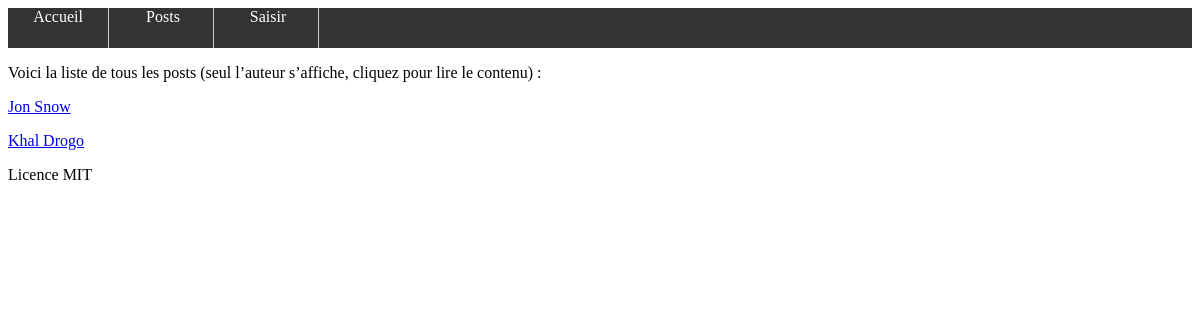
/controllers/main.ctrl.php?controller=posts&action=index, run on an earlier commit of the app's database.
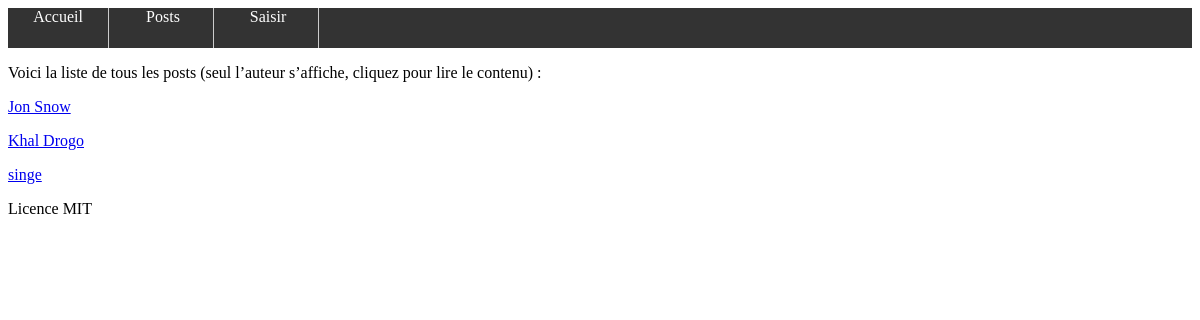
And on a later commit of the database.
### tables this page shows
CREATE TABLE posts (id INTEGER PRIMARY KEY AUTOINCREMENT, author VARCHAR(255), content TEXT);

### controllers/main.ctrl.php (called while the page is built, shortened)
<?php
  $config = parse_ini_file("../config/config.ini");
require_once('../views/layout.php');
?>

### controllers/routes.php (called while the page is built, shortened)
<?php
function call(string $controller, string $action) {
    if ($controller === 'posts') {
        require_once('../models/post.php');
    }
    actor($action);
}
call($controller, $action);
?>

### models/post.php (called while the page is built, shortened)
<?php
class Post {
  public function __construct($author, $content, $id=NULL) {
    $this->author = $author;
    $this->id = $id;
  }
  public static function all(): array {
    $list = [];
    $db = Db::getInstance();
    $req = $db->query('SELECT * FROM posts');
    foreach ($req->fetchAll() as $post) {
      $list[] = new Post($post['author'], $post['content'], $post['id']);
    }
    return $list;
  }
}
?>

### views/posts/index.php (the view)
<p>Voici la liste de tous les posts (seul l’auteur s’affiche, cliquez pour lire le contenu) :</p>
<?php
foreach ($posts as $post) {
    echo "<p>";
    echo "<a href='?controller=posts&action=show&id=$post->id'>$post->author</a>";
    echo "</p>";
}
?>

### views/layout.php
<DOCTYPE html>
    <html>
        <head>
          <link rel="stylesheet" href="../views/css/menu.css">
        </head>
        <body>
            <header>
              <nav>
                <ul>
                  <li><a href='../controllers/main.ctrl.php'>Accueil</a></li>
                  <li><a href='?controller=posts&action=index'>Posts</a></li>
                  <li><a href='?controller=pages&action=write'>Saisir</a></li>
                </ul>
              </nav>
            </header>
            <?php require_once("../controllers/routes.php"); ?>
            <footer>
              <?= $config['licence'] ?>
            </footer>
        <body>
        <html>

### controllers/posts_controller.php (shortened to what this page needs)
<?php
function index() {
    $posts = Post::all();
    require_once('../views/posts/index.php');
}
function actor($action) {
    switch ($action) {
        case 'index':
            index();
            break;
    }
}
?>

### views/css/menu.css (style rules this page uses)
body header nav ul { padding: 0px; margin : 0px; list-style-type: none; background-color: #333333; }
body header nav li { display : inline-block; text-align: center; width : 100px; height: 40px; margin:0px; padding: 0px; border-right: 1px solid #CCCCCC; line-height: :40px; }
body header nav li a { display: block; text-decoration: none; color: #FFFFFF; }

What changed in the data, as far as the page shows it:
added posts: author "singe"
